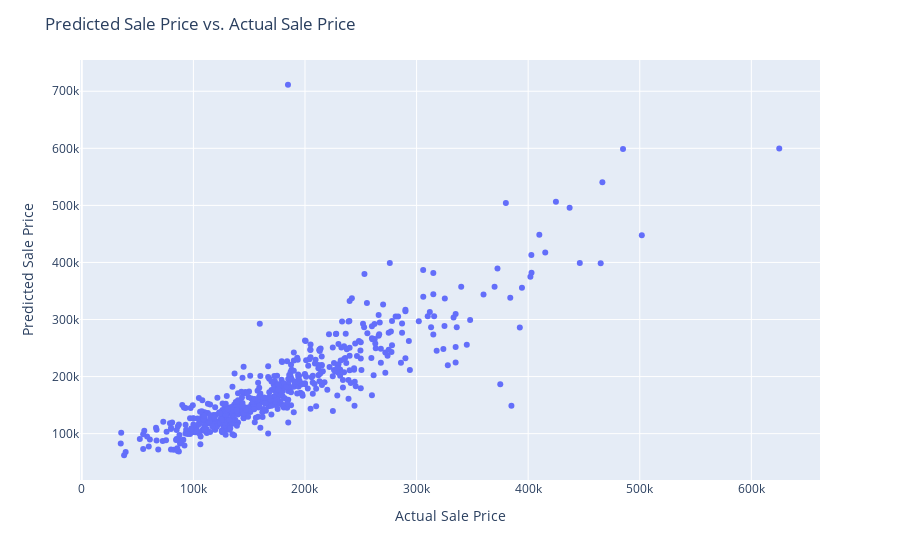

Notebook cell for this chart:
### Code cell
gbr_summary = gbr_reg_df.groupby("max_depth").mean().reset_index()

final_gbr_params = {
        "n_estimators": 500,
        "max_depth": 5,
        "min_samples_split": 11,
        "learning_rate": 0.2,
        "loss": "squared_error",
}

final_gbr_mdl = GradientBoostingRegressor(**final_gbr_params)
final_gbr_mdl.fit(X_train, y_train)

fig_6a = px.scatter(x=y_test, y=final_gbr_mdl.predict(X_test))

fig_6a.update_xaxes(title_text="Actual Sale Price")
fig_6a.update_yaxes(title_text="Predicted Sale Price")
fig_6a.update_layout(title_text="Predicted Sale Price vs. Actual Sale Price")
fig_6a.show()


print(f"Testing score: {final_gbr_mdl.score(X_test, y_test)}")

### Figure 1 — Plotly figure (JSON) as saved in the notebook; plotly's stock layout.template omitted (floating-point values rounded to 4 significant figures; data arrays with more than 128 entries replaced by an {"elided": "..."} marker saying what was removed)
{"data": [{"hovertemplate": "x=%{x}<br>y=%{y}<extra></extra>", "legendgroup": "", "marker": {"color": "#636efa", "symbol": "circle"}, "mode": "markers", "name": "", "orientation": "v", "showlegend": false, "type": "scatter", "x": {"elided": "584 int values"}, "xaxis": "x", "y": {"elided": "584 float values"}, "yaxis": "y"}], "layout": {"legend": {"tracegroupgap": 0}, "margin": {"t": 60}, "title": {"text": "Predicted Sale Price vs. Actual Sale Price"}, "xaxis": {"anchor": "y", "domain": [0, 1], "title": {"text": "Actual Sale Price"}}, "yaxis": {"anchor": "x", "domain": [0, 1], "title": {"text": "Predicted Sale Price"}}}}
